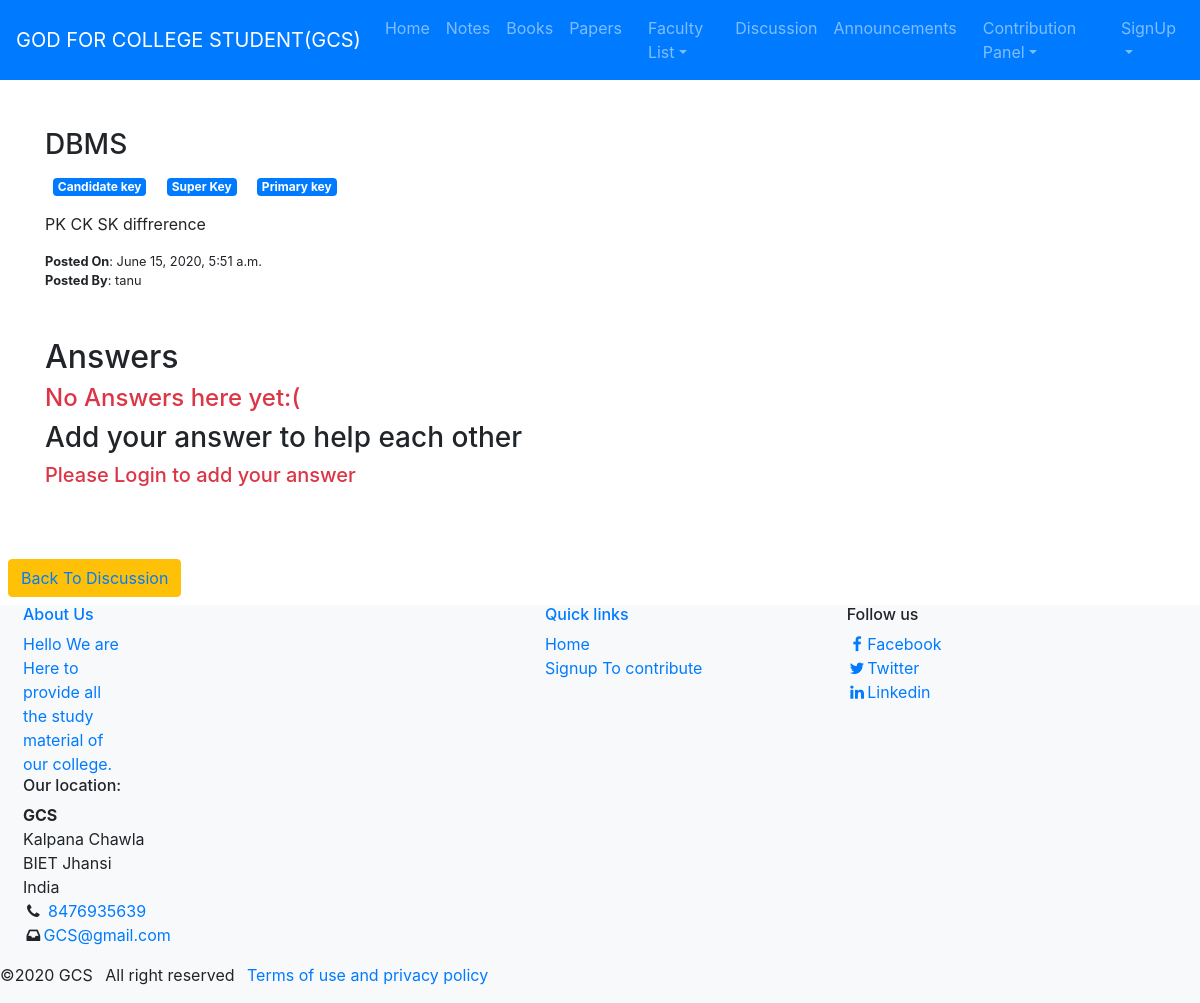
Page /disccusion/1/ on the committed database.
### Notes/models.py (models this page shows, shortened)
class Post(models.Model):
	user=models.ForeignKey(User, on_delete=models.CASCADE)
	title=models.CharField(max_length=50)
	description=models.TextField()
	image=models.ImageField(upload_to='images/', default='static/ayurvedasite/images/no.png')
	published_date=models.DateTimeField(default=timezone.now)
	tags = TaggableManager()

class User(AbstractUser):
	is_student=models.BooleanField(default=False)
	is_teacher=models.BooleanField(default=False)

### Notes/views.py (the view)
# urls.py: path('disccusion/<int:pk>/', views.post_detail, name='disccusion_detail'),
def post_detail(request, pk):
    post = get_object_or_404(Post, pk=pk)
    if request.method == "POST":
            form = AnswerForm(request.POST)
            if form.is_valid():
                answer = form.save(commit=False)
                answer.user=request.user
                answer.created_date=timezone.now()
                answer.post = post
                answer.save()
    else:
        form = AnswerForm()
    return render(request, 'Notes/discussion_detail.html', {'post':post,'form': form,})

### Notes/templates/Notes/discussion_detail.html (shortened to what this page needs)
{% extends 'Notes/base.html'  %}
{% load static %}
{% block content %}
<div class="container my-3 my-sm-5">
    <div class="row">
        <div class="col-12">
<article class="mb-3">
    <header class="mb-2">
        <h3>{{ post.title }}</h3>
        {% for tags in post.tags.all %}
        <p class="badge badge-primary m-2 mb-3">{{tags}}</p>
            {% endfor %}
            <br>
        <div><p>{{post.description}}</p></div>
        {% if post.published_date %}
               <div class="small"><b>Posted On</b>: {{ post.published_date }}</div>
        {% endif %}
        <div class="small"><b>Posted By</b>: {{post.user.username}}</div>
        </header>
        <section id="main mb-3">
            <br>
        </section>
        <section id="comments" class="small">
            <h2>Answers</h2>
             {% for answer in post.answers.all %}
            <div class="media">
                <div class="media-body">
                    <strong>{{ answer.user }}</strong><p>  (Posted on: {{ answer.created_date }})</p><p>{{ answer.text|linebreaks }}</p></div>
                    </div>
                    <br>
                    {% if user.is_authenticated %}
                <form action="{% url 'likes_answer' post.pk  %}" method="POST">
        {% csrf_token %}
    <button type="submit" class=" mr-1 float-left" name="answer_id" value="{{answer.id}}"><i class="fa fa-thumbs-up"></i></button>
</form>
    <form action="{% url 'dislikes_answer' post.pk  %}" method="POST">
        {% csrf_token %}
    <button type="submit" class="" name="answer_id" value="{{answer.id}}"><i class="fa fa-thumbs-down" ></i></button>
</form>
<br>
    <p>{{answer.num_likes}}&nbsp;    {{answer.num_dislikes}} </p>
    {% endif %}
                <hr>
             {% empty %}
             <p class="h4 text-danger">No Answers here yet:(</p>
             {% endfor %}
<div class="form-group">
    <h3>Add your answer to help each other</h3>
    {% if user.is_authenticated %}
    <form method="POST"  class="post-form">{% csrf_token %}
        {{ form.text }}
        <br>
        <a href="{% url 'add_answer_to_disccusion' pk=post.pk %}"><button type="submit" class="save btn btn-default m-2">Send</button></a>
        {% else %}
        <h5 class="text-danger"> Please Login to add your answer</h5>
    {% endif %}
        </div>
            </section>
        </article>
    </div>
</div>
</div>
<button class="btn btn-warning sm m-2"><a href="{%url 'discussion_list' %}">Back To Discussion</button>
    {% endblock %}

### Notes/static/Notes/css/style.css (style rules this page uses)
html,body { height: 100% }

### rows in the picture
Post: title "DBMS", description "PK CK SK diffrerence", published_date "June 15, 2020, 5:51 a.m.", user.username "tanu"
Tag: name "Candidate key"
Tag: name "Super Key"
Tag: name "Primary key"
